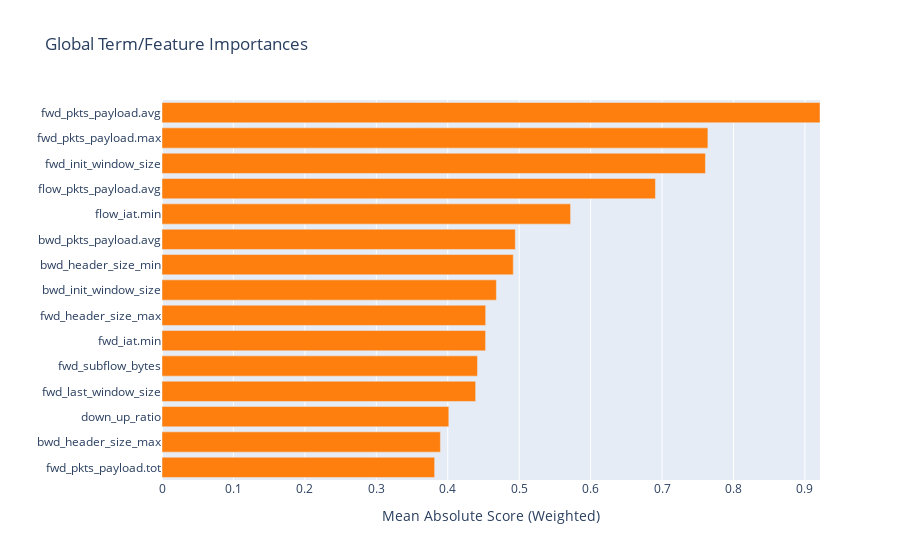

Notebook source saved alongside this figure:
### Code cell
preserve(ebm.explain_global())

### Figure 1 — Plotly figure (JSON) as saved in the notebook; plotly's stock layout.template omitted (floating-point values rounded to 4 significant figures)
{"data": [{"marker": {"color": ["#ff7f0e", "#ff7f0e", "#ff7f0e", "#ff7f0e", "#ff7f0e", "#ff7f0e", "#ff7f0e", "#ff7f0e", "#ff7f0e", "#ff7f0e", "#ff7f0e", "#ff7f0e", "#ff7f0e", "#ff7f0e", "#ff7f0e"]}, "orientation": "h", "type": "bar", "x": [0.3816, 0.3897, 0.4015, 0.439, 0.4416, 0.4529, 0.4531, 0.4681, 0.4917, 0.4946, 0.5719, 0.6907, 0.7607, 0.7641, 0.9211], "y": ["fwd_pkts_payload.tot", "bwd_header_size_max", "down_up_ratio", "fwd_last_window_size", "fwd_subflow_bytes", "fwd_iat.min", "fwd_header_size_max", "bwd_init_window_size", "bwd_header_size_min", "bwd_pkts_payload.avg", "flow_iat.min", "flow_pkts_payload.avg", "fwd_init_window_size", "fwd_pkts_payload.max", "fwd_pkts_payload.avg"]}], "layout": {"title": {"text": "Global Term/Feature Importances"}, "xaxis": {"range": [0, 0.9211], "title": {"text": "Mean Absolute Score (Weighted)"}}, "yaxis": {"automargin": true, "dtick": 1, "title": {"text": ""}}}}
